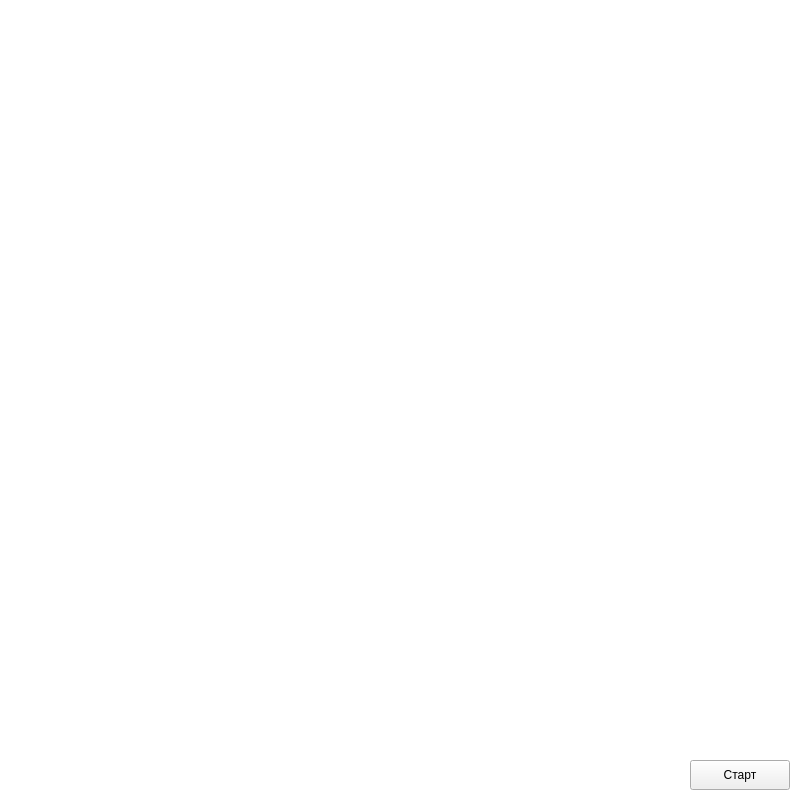
<?xml version="1.0" encoding="UTF-8"?>
<ui version="4.0">
 <class>Widget</class>
 <widget class="QWidget" name="Widget">
  <property name="geometry">
   <rect>
    <x>0</x>
    <y>0</y>
    <width>800</width>
    <height>800</height>
   </rect>
  </property>
  <property name="minimumSize">
   <size>
    <width>800</width>
    <height>800</height>
   </size>
  </property>
  <property name="maximumSize">
   <size>
    <width>800</width>
    <height>800</height>
   </size>
  </property>
  <property name="windowTitle">
   <string>ЛАБОРАТОРНАЯ РАБОТА №6. КЛЕТОЧНАЯ МОДЕЛЬ «ИГРА ЖИЗНЬ»</string>
  </property>
  <widget class="QTableWidget" name="tableWidget">
   <property name="geometry">
    <rect>
     <x>0</x>
     <y>0</y>
     <width>800</width>
     <height>800</height>
    </rect>
   </property>
   <property name="contextMenuPolicy">
    <enum>Qt::NoContextMenu</enum>
   </property>
   <property name="autoFillBackground">
    <bool>false</bool>
   </property>
   <property name="styleSheet">
    <string notr="true">selection-background-color: rgb(255, 163, 5);</string>
   </property>
   <property name="frameShape">
    <enum>QFrame::NoFrame</enum>
   </property>
   <property name="frameShadow">
    <enum>QFrame::Plain</enum>
   </property>
   <property name="verticalScrollBarPolicy">
    <enum>Qt::ScrollBarAlwaysOff</enum>
   </property>
   <property name="horizontalScrollBarPolicy">
    <enum>Qt::ScrollBarAlwaysOff</enum>
   </property>
   <property name="sizeAdjustPolicy">
    <enum>QAbstractScrollArea::AdjustToContents</enum>
   </property>
   <property name="autoScroll">
    <bool>false</bool>
   </property>
   <property name="editTriggers">
    <set>QAbstractItemView::NoEditTriggers</set>
   </property>
   <property name="tabKeyNavigation">
    <bool>false</bool>
   </property>
   <property name="showDropIndicator" stdset="0">
    <bool>false</bool>
   </property>
   <property name="dragDropOverwriteMode">
    <bool>false</bool>
   </property>
   <property name="alternatingRowColors">
    <bool>false</bool>
   </property>
   <property name="selectionMode">
    <enum>QAbstractItemView::MultiSelection</enum>
   </property>
   <property name="gridStyle">
    <enum>Qt::SolidLine</enum>
   </property>
   <property name="wordWrap">
    <bool>false</bool>
   </property>
   <property name="cornerButtonEnabled">
    <bool>false</bool>
   </property>
   <property name="rowCount">
    <number>0</number>
   </property>
   <property name="columnCount">
    <number>0</number>
   </property>
   <attribute name="horizontalHeaderVisible">
    <bool>false</bool>
   </attribute>
   <attribute name="horizontalHeaderMinimumSectionSize">
    <number>25</number>
   </attribute>
   <attribute name="horizontalHeaderDefaultSectionSize">
    <number>25</number>
   </attribute>
   <attribute name="horizontalHeaderHighlightSections">
    <bool>false</bool>
   </attribute>
   <attribute name="verticalHeaderVisible">
    <bool>false</bool>
   </attribute>
   <attribute name="verticalHeaderMinimumSectionSize">
    <number>25</number>
   </attribute>
   <attribute name="verticalHeaderDefaultSectionSize">
    <number>25</number>
   </attribute>
   <attribute name="verticalHeaderHighlightSections">
    <bool>false</bool>
   </attribute>
  </widget>
  <widget class="QPushButton" name="pushButton">
   <property name="geometry">
    <rect>
     <x>690</x>
     <y>760</y>
     <width>100</width>
     <height>30</height>
    </rect>
   </property>
   <property name="text">
    <string>Старт</string>
   </property>
  </widget>
 </widget>
 <resources/>
 <connections/>
</ui>
